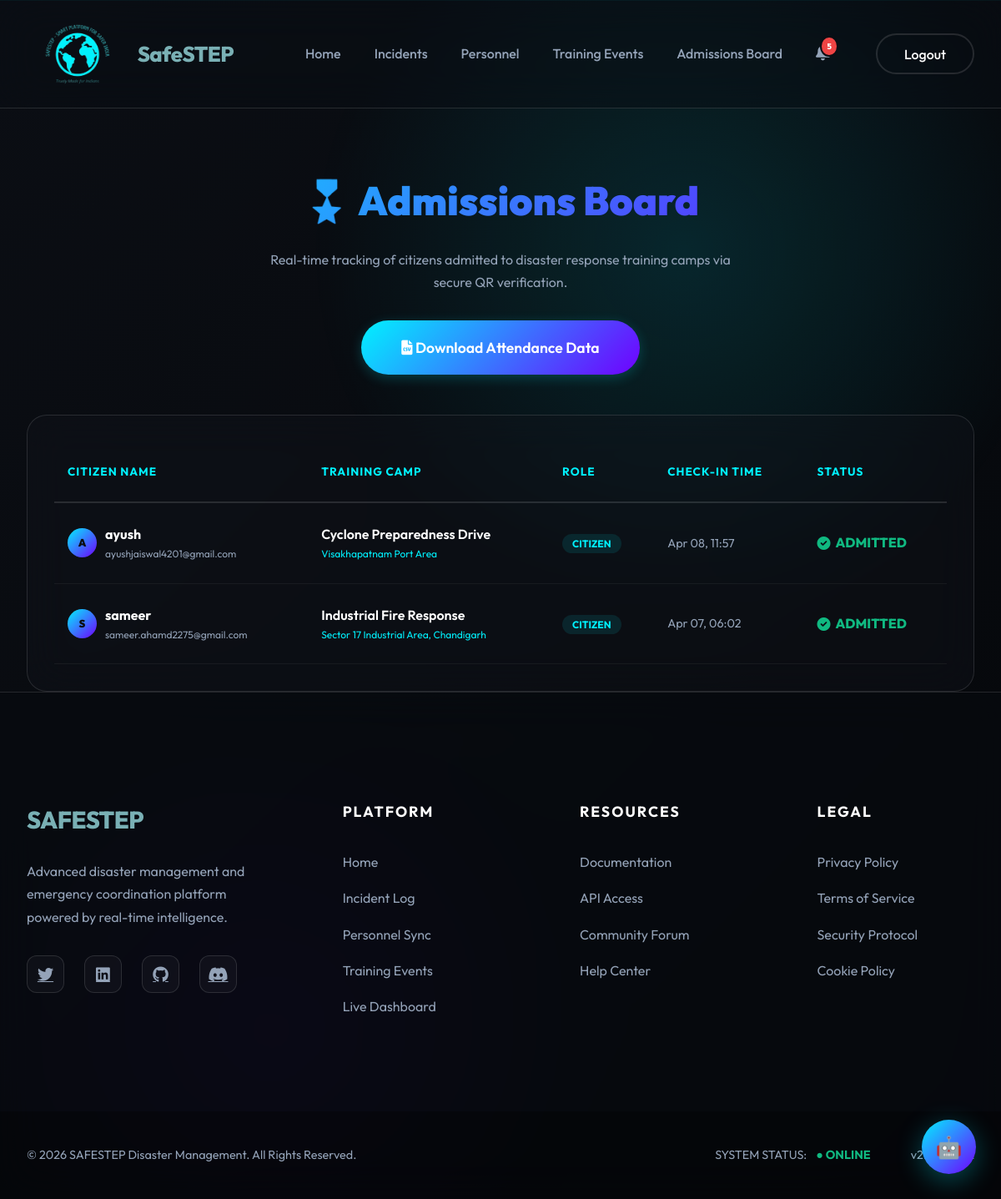
Screenshot of /admissions (signed in) with the database file from the repository.
### models.py (models this page shows)
class TrainingAdmission(db.Model):
    id = db.Column(db.Integer, primary_key=True)
    user_id = db.Column(db.Integer, db.ForeignKey('user.id'), nullable=False)
    training_event_id = db.Column(db.Integer, db.ForeignKey('training_event.id'), nullable=False)
    admitted_at = db.Column(db.DateTime, default=datetime.utcnow)
    user = db.relationship('User', backref=db.backref('admissions', lazy=True))
    event = db.relationship('TrainingEvent', backref=db.backref('admissions', lazy=True))

class User(db.Model, UserMixin):
    id = db.Column(db.Integer, primary_key=True)
    username = db.Column(db.String(150), unique=True, nullable=False)
    email = db.Column(db.String(150), unique=True, nullable=False)
    password = db.Column(db.String(150), nullable=False)
    role = db.Column(db.String(50), default='citizen') # 'government' or 'citizen'

class TrainingEvent(db.Model):
    id = db.Column(db.Integer, primary_key=True)
    title = db.Column(db.String(200), nullable=False)
    description = db.Column(db.Text, nullable=True)
    location = db.Column(db.String(200), nullable=False)
    event_type = db.Column(db.String(100), nullable=False)
    status = db.Column(db.String(20), nullable=False, default='upcoming')
    start_date = db.Column(db.DateTime, nullable=False)
    end_date = db.Column(db.DateTime, nullable=True)
    participants = db.Column(db.Integer, default=0)
    latitude = db.Column(db.Float, nullable=True)
    longitude = db.Column(db.Float, nullable=True)
    user_id = db.Column(db.Integer, db.ForeignKey('user.id'), nullable=False)
    created_at = db.Column(db.DateTime, default=datetime.utcnow)
    user = db.relationship('User', backref=db.backref('training_events', lazy=True))

### app.py (the view)
@app.route('/admissions')
@login_required
def admissions():
    if current_user.role != 'government':
        flash('Access denied. Admissions board is for official use only.', 'error')
        return redirect(url_for('index'))
    all_admissions = TrainingAdmission.query.order_by(TrainingAdmission.admitted_at.desc()).all()
    return render_template('admissions.html', admissions=all_admissions)

### app.py (called while the page is built)
@login_manager.user_loader
def load_user(user_id):
    return User.query.get(int(user_id))

### templates/admissions.html (shortened to what this page needs)
{% extends "base.html" %}
{% block content %}
<div class="reports-section" style="padding-top: 200px;">
    <div class="reports-header-section" style="text-align: center; margin-bottom: 3rem;">
        <h1 style="font-size: 3rem; font-weight: 900; background: var(--accent-gradient); -webkit-background-clip: text; -webkit-text-fill-color: transparent; background-clip: text;">
            🎖️ Admissions Board
        </h1>
        <p style="color: var(--text-secondary); max-width: 600px; margin: 0 auto; margin-top: 1rem;">
            Real-time tracking of citizens admitted to disaster response training camps via secure QR verification.
        </p>
        <div style="margin-top: 2rem;">
            <a href="{{ url_for('download_admissions') }}" class="btn-primary-lg" style="display: inline-block; text-decoration: none;"><i class="fas fa-file-csv"></i> Download Attendance Data </a>
        </div>
    </div>
    <div class="glass-card" style="padding: 2rem; border-radius: 24px; overflow: hidden; position: relative; border: 1px solid var(--glass-border); background: var(--bg-surface); backdrop-filter: var(--glass-blur);">
        {% if admissions %}
        <div style="overflow-x: auto;">
            <table style="width: 100%; border-collapse: collapse; text-align: left;">
                <thead>
                    <tr style="border-bottom: 2px solid var(--glass-border); color: var(--primary-color); font-weight: 800; text-transform: uppercase; font-size: 0.85rem; letter-spacing: 1px;">
                        <th style="padding: 1.5rem 1rem;">Citizen Name</th>
                        <th style="padding: 1.5rem 1rem;">Training Camp</th>
                        <th style="padding: 1.5rem 1rem;">Role</th>
                        <th style="padding: 1.5rem 1rem;">Check-in Time</th>
                        <th style="padding: 1.5rem 1rem;">Status</th>
                    </tr>
                </thead>
                <tbody style="color: var(--text-primary);">
                    {% for adm in admissions %}
                    <tr style="border-bottom: 1px solid rgba(255,255,255,0.05); transition: var(--transition);" onmouseover="this.style.background='rgba(255,255,255,0.02)'" onmouseout="this.style.background='transparent'">
                        <td style="padding: 1.5rem 1rem;">
                            <div style="display: flex; align-items: center; gap: 10px;">
                                <div style="width: 35px; height: 35px; border-radius: 50%; background: var(--accent-gradient); display: flex; align-items: center; justify-content: center; font-weight: 900; font-size: 0.8rem; color: #0B0E14;">
                                    {{ adm.user.username[0]|upper }}
                                </div>
                                <div>
                                    <div style="font-weight: 700;">{{ adm.user.username }}</div>
                                    <div style="font-size: 0.75rem; color: var(--text-secondary);">{{ adm.user.email }}</div>
                                </div>
                            </div>
                        </td>
                        <td style="padding: 1.5rem 1rem;">
                            <div style="font-weight: 600;">{{ adm.event.title }}</div>
                            <div style="font-size: 0.75rem; color: var(--primary-color);">{{ adm.event.location }}</div>
                        </td>
                        <td style="padding: 1.5rem 1rem;">
                            <span style="background: rgba(0, 242, 255, 0.1); color: var(--primary-color); padding: 4px 12px; border-radius: 20px; font-size: 0.75rem; font-weight: 700;">{{ adm.user.role|upper }}</span>
                        </td>
                        <td style="padding: 1.5rem 1rem; color: var(--text-secondary); font-size: 0.9rem;">
                            {{ adm.admitted_at.strftime('%b %d, %H:%M') }}
                        </td>
                        <td style="padding: 1.5rem 1rem;">
                            <span style="color: var(--success); font-weight: 800; display: flex; align-items: center; gap: 6px;">
                                <i class="fas fa-check-circle"></i> ADMITTED
                            </span>
                        </td>
                    </tr>
                    {% endfor %}
                </tbody>
            </table>
        </div>
        {% endif %}
    </div>
</div>
{% endblock %}

### static/style.css (style rules this page uses)
:root { --primary-color: #00F2FF; --secondary-color: #7000FF; --accent-gradient: linear-gradient(135deg, #00F2FF 0%, #7000FF 100%); --bg-dark: #0B0E14; --bg-surface: rgba(18, 20, 29, 0.4); --text-primary: #FFFFFF; --text-secondary: #94A3B8; --glass-bg: rgba(255, 255, 255, 0.05); --glass-border: rgba(255, 255, 255, 0.12); --glass-blur: blur(25px); --success: #10B981; --warning: #F59E0B; --danger: #EF4444; --radius-lg: 32px; --radius-md: 16px; --radius-pill: 50px; --shadow-glow: 0 0 30px rgba(0, 242, 255, 0.2); --transition: all 0.5s cubic-bezier(0.165, 0.84, 0.44, 1); }
* { margin: 0; padding: 0; box-sizing: border-box; }
body { font-family: 'Outfit', sans-serif; background: linear-gradient(135deg, #0b0e14 0%, #05070a 100%); background-attachment: fixed; color: var(--text-primary); line-height: 1.7; overflow-x: hidden; position: relative; min-height: 100vh; }
body::before { content: ''; position: fixed; top: -100px; right: -10%; width: 1000px; height: 800px; background: radial-gradient(circle, rgba(0, 242, 255, 0.12) 0%, transparent 70%); pointer-events: none; z-index: -1; animation: meshDrift 20s ease-in-out infinite alternate; }
body::after { content: ''; position: fixed; bottom: -150px; left: -10%; width: 900px; height: 700px; background: radial-gradient(circle, rgba(112, 0, 255, 0.08) 0%, transparent 70%); pointer-events: none; z-index: -1; animation: meshDrift 25s ease-in-out infinite alternate-reverse; }
h1, h2, h3, h4, .logo { font-family: 'Outfit', sans-serif; font-weight: 700; }
.btn-primary, .btn-primary-lg, .btn-primary-block { background: var(--accent-gradient); color: #FFFFFF !important; padding: 0.8rem 2rem; border-radius: var(--radius-pill); text-decoration: none; font-weight: 600; display: inline-block; border: none; cursor: pointer; transition: var(--transition); box-shadow: 0 4px 15px rgba(0, 242, 255, 0.2); }
.btn-primary-lg { padding: 1.1rem 3rem; font-size: 1.1rem; }

### rows the page displays
TrainingAdmission: user "A", user.username "ayush", user.email "ayushjaiswal4201@gmail.com", event "Cyclone Preparedness Drive", event.location "Visakhapatnam Port Area", user.role "CITIZEN", admitted_at "Apr 08, 11:57"
TrainingAdmission: user "S", user.username "sameer", user.email "sameer.ahamd2275@gmail.com", event "Industrial Fire Response", event.location "Sector 17 Industrial Area, Chandigarh", user.role "CITIZEN", admitted_at "Apr 07, 06:02"
